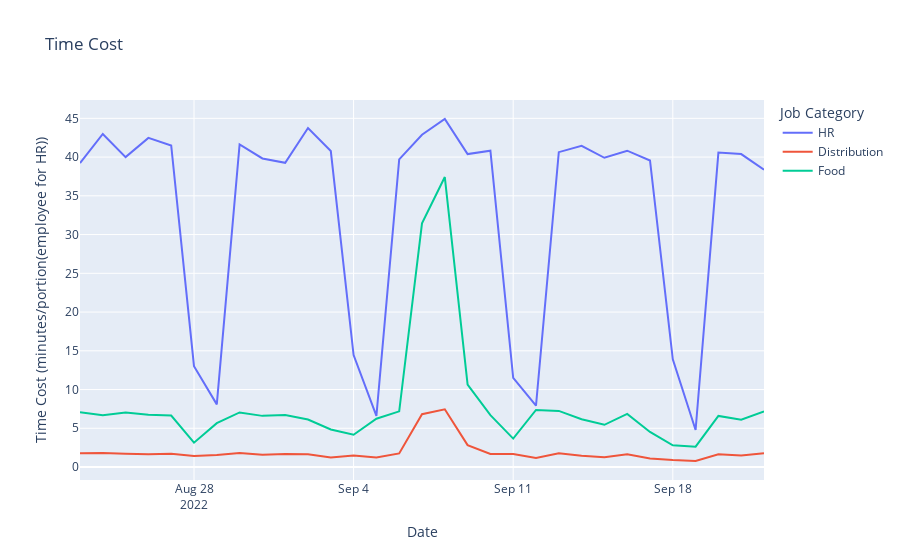

Write notebook code for a chart like this one.
### Code cell
# Plot the time cost tables
fig = go.Figure()
fig.add_trace(go.Scatter(x=hr_time_cost.index, y=hr_time_cost.sum(axis=1), name='HR'))
fig.add_trace(go.Scatter(x=distribution_time_cost.index, y=distribution_time_cost.sum(axis=1), name='Distribution'))
fig.add_trace(go.Scatter(x=food_time_cost.index, y=food_time_cost.sum(axis=1), name='Food'))
fig.update_layout(
    title='Time Cost',
    xaxis_title='Date',
    yaxis_title='Time Cost (minutes/portion(employee for HR))',
    legend_title='Job Category',
)
fig.show()
